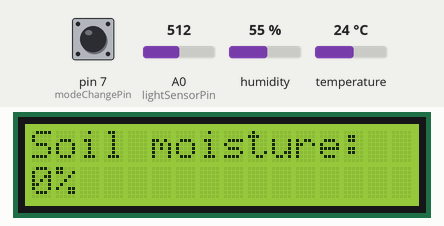
A sketch run on a simulated Arduino Uno, built with avr-gcc and run on an emulated ATmega328P. On the bench: 16×2 character LCD. The test bench sets the inputs (shaded band); at power-on: pin 7 (modeChangePin) LOW, A0 (lightSensorPin) = 512, humidity 55 %, temperature 24 °C.

Above: at 1.6 s.
1.7 s: pin 7 (modeChangePin) pulled HIGH for 0.15 s
At 2.8 s:
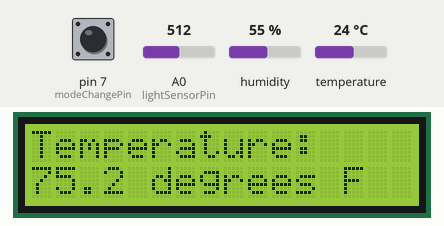
3.5 s: pin 7 (modeChangePin) pulled HIGH for 1 s
At 5.4 s:
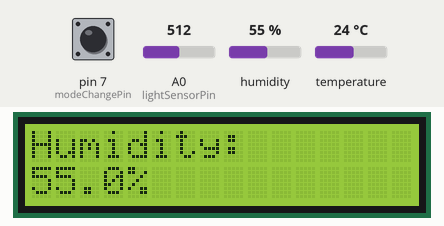
6.0 s: pin 7 (modeChangePin) pulled HIGH for 0.15 s
At 7.2 s:
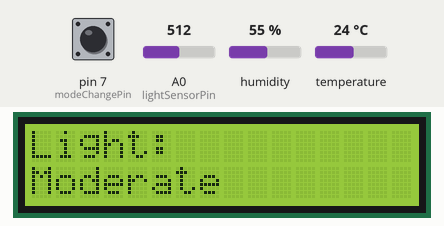
7.6 s: A0 (lightSensorPin) set to 390
At 8.9 s:
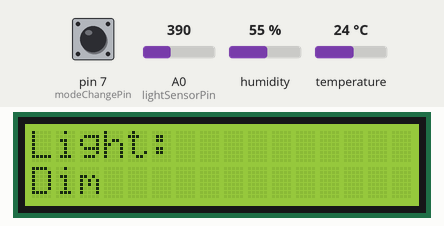
9.5 s: A0 (lightSensorPin) set to 90
At 10.5 s:
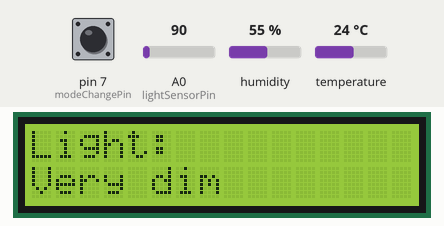
11.5 s: A0 (lightSensorPin) set to 716
At 13.2 s:
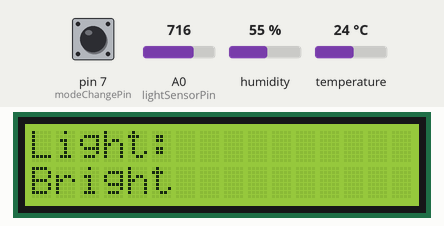
Timing chart, 0 to 14.5 s (numbered marks = the images above; inputs shaded):
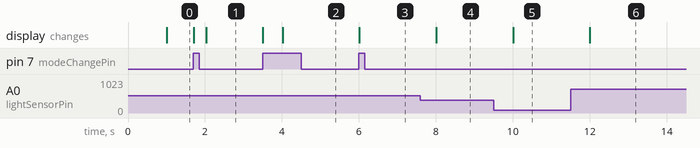

The sketch:

GardenersMultiTool.ino
```cpp
#include "config.h"
#include "src/Mode/Mode.h"
#include "src/Mode/SoilMoistureMode.h"

Display *display{nullptr};
Mode *mode{nullptr};
unsigned long previousUpdateMillisecondsElapsed{0};
bool previousModeChangeButtonIsPressed{false};

void setup()
{
	display = new Display{};
	mode = new SoilMoistureMode{display};
	pinMode(dhtSensorPin, INPUT);
	pinMode(modeChangePin, INPUT);
}

void loop()
{
	bool modeChangeButtonIsPressed{digitalRead(modeChangePin)};

	if (modeChangeButtonIsPressed && modeChangeButtonIsPressed != previousModeChangeButtonIsPressed)
		mode->change();

	unsigned long millisecondsElapsed{millis()};

	if (millisecondsElapsed - previousUpdateMillisecondsElapsed >= millisecondUpdateInterval)
	{
		mode->update();
		previousUpdateMillisecondsElapsed = millisecondsElapsed;
	}

	previousModeChangeButtonIsPressed = modeChangeButtonIsPressed;
}
```

Display.cpp
```cpp
#include "Display.h"
#include "../config.h"
#include <Arduino.h>
#include <LiquidCrystal.h>

Display::Display()
	: lcd{new LiquidCrystal{
		  lcdRegisterSelectPin,
		  lcdEnablePin,
		  lcdDataPin4,
		  lcdDataPin5,
		  lcdDataPin6,
		  lcdDataPin7}}
{
	lcd->begin(lcdColumnCount, lcdRowCount);
}

Display::~Display()
{
	if (lcd != nullptr)
		delete lcd;
}

void Display::clear() const
{
	lcd->clear();
}

void Display::setMessage(const String &message) const
{
	lcd->setCursor(0, 1);
	lcd->print(message);
}

void Display::setTitle(const String &title) const
{
	lcd->setCursor(0, 0);
	lcd->print(title);
}
```

Display.h
```cpp
#ifndef GARDENERS_MULTI_TOOL_DISPLAY_H
#define GARDENERS_MULTI_TOOL_DISPLAY_H

#include <Arduino.h>
#include <LiquidCrystal.h>

class Display final
{
public:
	Display();
	~Display();
	void clear() const;
	void setMessage(const String &message) const;
	void setTitle(const String &title) const;

private:
	LiquidCrystal *lcd{nullptr};
};

#endif
```

HumidityMode.cpp
```cpp
#include "HumidityMode.h"
#include "../../config.h"
#include "LightMode.h"
#include "Mode.h"
#include <Arduino.h>
#include <DHT.h>

HumidityMode::HumidityMode(Display *display)
	: Mode{display}, dht{new DHT{dhtSensorPin, dhtSensorType}}
{
	dht->begin();
	display->setTitle("Humidity:");
}

HumidityMode::~HumidityMode()
{
	if (dht != nullptr)
		delete dht;
}

void HumidityMode::change() const
{
	setMode(new LightMode{display});
}

void HumidityMode::update() const
{
	float sensorValue{dht->readHumidity()};
	String message{mapSensorValueToMessage(sensorValue)};
	display->setMessage(message);
}

String HumidityMode::mapSensorValueToMessage(float sensorValue) const
{
	return String{sensorValue, humidityDecimalPlaces} + "%    ";
}
```

HumidityMode.h
```cpp
#ifndef GARDENERS_MULTI_TOOL_HUMIDITY_MODE_H
#define GARDENERS_MULTI_TOOL_HUMIDITY_MODE_H

#include "../Display.h"
#include "Mode.h"
#include <Arduino.h>
#include <DHT.h>

class HumidityMode final : public Mode
{
public:
	HumidityMode(Display *display);
	~HumidityMode() override;
	void change() const override;
	void update() const override;

private:
	DHT *dht{nullptr};
	String mapSensorValueToMessage(float sensorValue) const;
};

#endif
```

LightMode.cpp
```cpp
#include "LightMode.h"
#include "../../config.h"
#include "Mode.h"
#include "SoilMoistureMode.h"
#include <Arduino.h>

LightMode::LightMode(Display *display) : Mode{display}
{
	display->setTitle("Light:");
}

void LightMode::change() const
{
	setMode(new SoilMoistureMode{display});
}

void LightMode::update() const
{
	int sensorValue{analogRead(lightSensorPin)};
	String message{mapSensorValueToMessage(sensorValue)};
	display->setMessage(message);
}

String LightMode::mapSensorValueToMessage(int sensorValue) const
{
	if (sensorValue == 0)
		return "Dark       ";
	else if (sensorValue < 200)
		return "Very dim   ";
	else if (sensorValue < 400)
		return "Dim        ";
	else if (sensorValue < 600)
		return "Moderate   ";
	else if (sensorValue < 800)
		return "Bright     ";
	else if (sensorValue < 1000)
		return "Very bright";
	else
		return "Direct     ";
}
```

LightMode.h
```cpp
#ifndef GARDENERS_MULTI_TOOL_LIGHT_MODE_H
#define GARDENERS_MULTI_TOOL_LIGHT_MODE_H

#include "../Display.h"
#include "Mode.h"
#include <Arduino.h>

class LightMode final : public Mode
{
public:
	LightMode(Display *display);
	void change() const override;
	void update() const override;

private:
	String mapSensorValueToMessage(int sensorValue) const;
};

#endif
```

Mode.cpp
```cpp
#include "Mode.h"
#include "../Display.h"

Mode::Mode(Display *display) : display{display}
{
	display->clear();
};

Mode::~Mode() {}

void setMode(Mode *newMode)
{
	if (mode != nullptr)
		delete mode;

	mode = newMode;
}
```

Mode.h
```cpp
#ifndef GARDENERS_MULTI_TOOL_MODE_H
#define GARDENERS_MULTI_TOOL_MODE_H

#include "../Display.h"

class Mode
{
public:
	Mode(Display *display);
	virtual ~Mode();
	virtual void change() const = 0;
	virtual void update() const = 0;

protected:
	Display *display{nullptr};
};

extern Mode *mode;

void setMode(Mode *newMode);

#endif
```

SoilMoistureMode.cpp
```cpp
#include "SoilMoistureMode.h"
#include "../../config.h"
#include "Mode.h"
#include "TemperatureMode.h"
#include <Arduino.h>

SoilMoistureMode::SoilMoistureMode(Display *display) : Mode{display}
{
	display->setTitle("Soil moisture:");
}

void SoilMoistureMode::change() const
{
	setMode(new TemperatureMode{display});
}

void SoilMoistureMode::update() const
{
	int sensorValue{analogRead(soilMoistureSensorPin)};
	String message{mapSensorValueToMessage(sensorValue)};
	display->setMessage(message);
}

String SoilMoistureMode::mapSensorValueToMessage(int sensorValue) const
{
	int moisturePercentage{map(
		sensorValue,
		soilMoistureSensorDryValue,
		soilMoistureSensorWetValue,
		soilMoistureMinPercentage,
		soilMoistureMaxPercentage)};

	if (moisturePercentage >= 100)
		return "100%";
	else if (moisturePercentage <= 0)
		return "0%  ";
	else
		return String{moisturePercentage, DEC} + "%  ";
}
```

SoilMoistureMode.h
```cpp
#ifndef GARDENERS_MULTI_TOOL_SOIL_MOISTURE_MODE_H
#define GARDENERS_MULTI_TOOL_SOIL_MOISTURE_MODE_H

#include "../Display.h"
#include "Mode.h"
#include <Arduino.h>

class SoilMoistureMode final : public Mode
{
public:
	SoilMoistureMode(Display *display);
	void change() const override;
	void update() const override;

private:
	String mapSensorValueToMessage(int sensorValue) const;
};

#endif
```

TemperatureMode.cpp
```cpp
#include "TemperatureMode.h"
#include "../../config.h"
#include "HumidityMode.h"
#include "Mode.h"
#include <Arduino.h>
#include <DHT.h>

TemperatureMode::TemperatureMode(Display *display)
	: Mode{display}, dht{new DHT{dhtSensorPin, dhtSensorType}}
{
	dht->begin();
	display->setTitle("Temperature:");
}

TemperatureMode::~TemperatureMode()
{
	if (dht != nullptr)
		delete dht;
}

void TemperatureMode::change() const
{
	setMode(new HumidityMode{display});
}

void TemperatureMode::update() const
{
	float sensorValue{dht->readTemperature(temperatureIsFahrenheit)};
	String message{mapSensorValueToMessage(sensorValue)};
	display->setMessage(message);
}

String TemperatureMode::mapSensorValueToMessage(float sensorValue) const
{
	return String{sensorValue, temperatureDecimalPlaces}
		+ (temperatureIsFahrenheit ? " degrees F    " : " degrees C    ");
}
```

TemperatureMode.h
```cpp
#ifndef GARDENERS_MULTI_TOOL_TEMPERATURE_MODE_H
#define GARDENERS_MULTI_TOOL_TEMPERATURE_MODE_H

#include "../Display.h"
#include "Mode.h"
#include <Arduino.h>
#include <DHT.h>

class TemperatureMode final : public Mode
{
public:
	TemperatureMode(Display *display);
	~TemperatureMode() override;
	void change() const override;
	void update() const override;

private:
	DHT *dht{nullptr};
	String mapSensorValueToMessage(float sensorValue) const;
};

#endif
```

config.h
```cpp
#ifndef GARDENERS_MULTI_TOOL_CONFIG_H
#define GARDENERS_MULTI_TOOL_CONFIG_H

#include <Arduino.h>
#include <DHT.h>

constexpr uint8_t dhtSensorPin{8};
constexpr uint8_t lcdDataPin4{5};
constexpr uint8_t lcdDataPin5{4};
constexpr uint8_t lcdDataPin6{3};
constexpr uint8_t lcdDataPin7{2};
constexpr uint8_t lcdEnablePin{11};
constexpr uint8_t lcdRegisterSelectPin{12};
constexpr uint8_t lightSensorPin{A0};
constexpr uint8_t modeChangePin{7};
constexpr uint8_t soilMoistureSensorPin{A1};

constexpr unsigned long millisecondUpdateInterval{1000};

constexpr int soilMoistureMaxPercentage{100};
constexpr int soilMoistureMinPercentage{0};
constexpr int soilMoistureSensorDryValue{425};
constexpr int soilMoistureSensorWetValue{210};

constexpr uint8_t dhtSensorType{DHT11};
constexpr uint8_t humidityDecimalPlaces{1};
constexpr uint8_t temperatureDecimalPlaces{1};
constexpr bool temperatureIsFahrenheit{true};

constexpr uint8_t lcdColumnCount{16};
constexpr uint8_t lcdRowCount{2};

#endif
```

Measured:
- after the input at 1.7 s, the display: first changes at once (image 1 shows a later state)
- after the input at 3.5 s, the display: first changes at once (image 2 shows a later state)
- after the input at 6.0 s, the display: changes at once (image 3)
- after the input at 7.6 s, the display: changes after 0.40 s (image 4)
- after the input at 9.5 s, the display: changes after 0.51 s (image 5)
- after the input at 11.5 s, the display: changes after 0.51 s (image 6)
